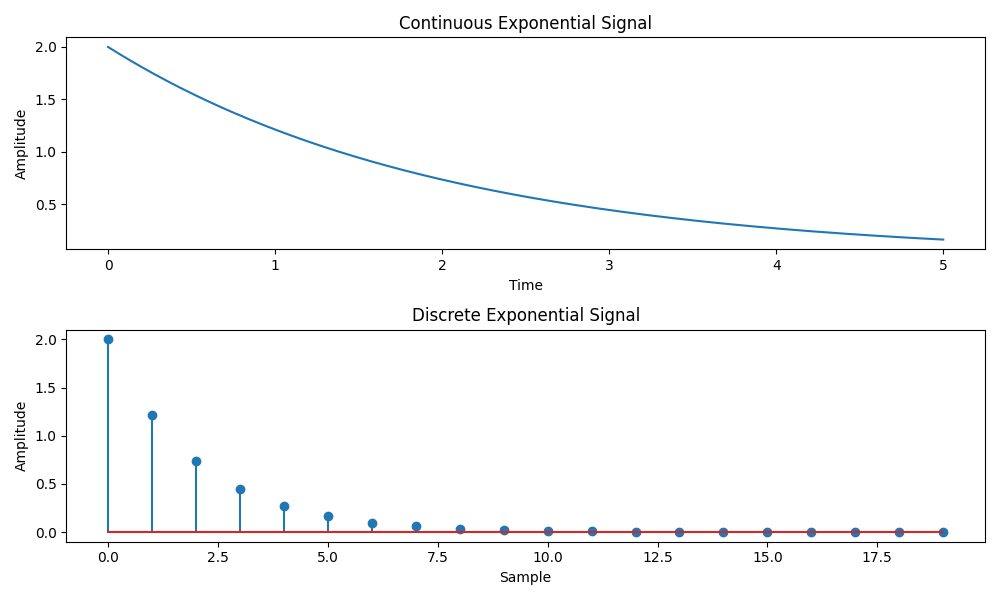

Write Python code to recreate this figure.
import matplotlib.pyplot as plt
import numpy as np


def simulate_continuous_exponential(time, amplitude, coefficient):
    exponential_signal = amplitude * np.exp(coefficient * time)
    return exponential_signal


def simulate_discrete_exponential(num_samples, amplitude, coefficient):
    exponential_signal = amplitude * \
        np.exp(coefficient * np.arange(num_samples))
    return exponential_signal


# Define the time range for the continuous exponential signal
time = np.linspace(0, 5, 1000)  # Time range from 0 to 5

# Define the number of samples, initial amplitude, and coefficient for the
# discrete exponential signal
num_samples = 20  # Number of samples
amplitude = 2  # Initial amplitude
coefficient = -0.5  # Exponential coefficient

# Simulate the continuous exponential signal
continuous_exponential = simulate_continuous_exponential(
    time, amplitude, coefficient)

# Simulate the discrete exponential signal
discrete_exponential = simulate_discrete_exponential(
    num_samples, amplitude, coefficient)

# Plot and display the continuous and discrete exponential signals
plt.figure(figsize=(10, 6))
plt.subplot(2, 1, 1)
plt.plot(time, continuous_exponential)
plt.title('Continuous Exponential Signal')
plt.xlabel('Time')
plt.ylabel('Amplitude')

plt.subplot(2, 1, 2)
plt.stem(discrete_exponential)
plt.title('Discrete Exponential Signal')
plt.xlabel('Sample')
plt.ylabel('Amplitude')

plt.tight_layout()
plt.show()
